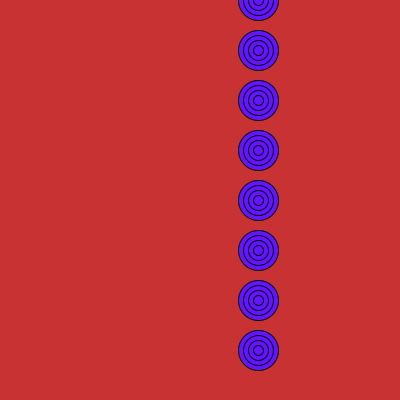
Frame 1 (no input)
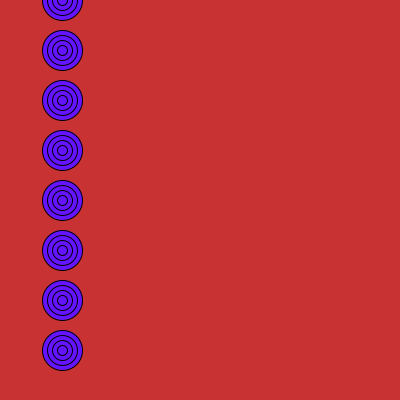
Frame 60 (the mouse pressed at the canvas centre just before this capture)
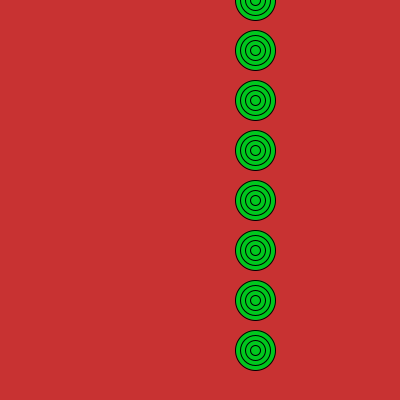
Frame 120 (the mouse held since frame 60 and released just before this capture)

The Processing sketch that drew these frames (run headless with seeded random() and noise(); from frame 60 on, the mouse is pressed at the canvas centre):

// Processing sketch: processing_8911
// ── processing_8911.pde

float R; 
PImage b;
int s= 1;
int speed= 1;
int value = 0;


 
void setup(){ 
size(400,400); 
background(255,50,200); 
//noCursor();
smooth();

 
} 
 
void draw() { 
  
background(200,50,50); 

R=random(400);



  if (mousePressed == true) {
    fill(0, 200, 30);
  } else {
    fill(100, 20, 255);
  }





{
for(int a=0; a<400; a=a+200)
for(int b=0; b<400; b=a+1){
      ellipse(R, a, 40, 40);
      ellipse(R, a, 30, 30);
      ellipse(R, a, 20, 20);
      ellipse(R, a, 10, 10);
  a= a+50;
  b= b+50;
}}

//for(int a=0; a<400; a=a+5) {
  //ellipse(R, a, 20, a);

}
